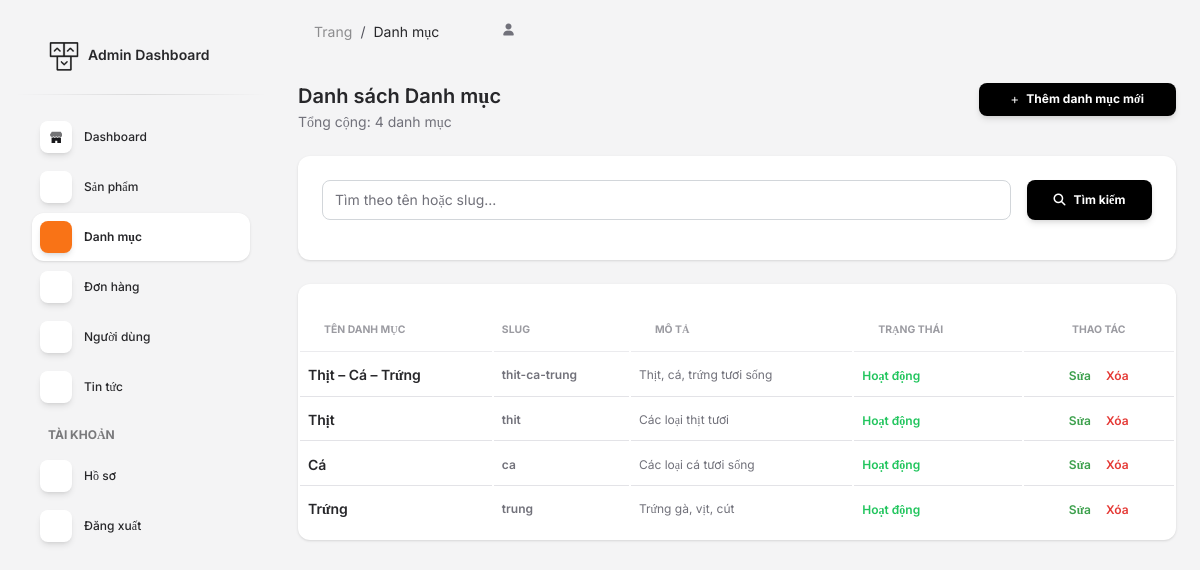
Screenshot of /admin/categories.php (signed in) with the database file from the repository.
### tables this page shows
CREATE TABLE `categories` (
  `id` int(11) NOT NULL AUTO_INCREMENT,
  `parent_id` int(11) DEFAULT NULL COMMENT 'ID danh mục cha (NULL nếu là danh mục cha)',
  `name` varchar(150) NOT NULL,
  `slug` varchar(150) NOT NULL,
  `description` text DEFAULT NULL,
  `image` varchar(255) DEFAULT NULL COMMENT 'Ảnh danh mục',
  `status` enum('active','inactive') NOT NULL DEFAULT 'active',
  `created_at` timestamp NOT NULL DEFAULT CURRENT_TIMESTAMP,
  `updated_at` timestamp NOT NULL DEFAULT CURRENT_TIMESTAMP ON UPDATE CURRENT_TIMESTAMP,
  PRIMARY KEY (`id`),
  UNIQUE KEY `slug` (`slug`),
  UNIQUE KEY `name` (`name`),
  KEY `parent_id` (`parent_id`),
  KEY `status` (`status`)
);

### admin/categories.php (the view, shortened to what this page needs)
<?php
$search = isset($_GET['search']) ? trim($_GET['search']) : '';
$page   = isset($_GET['page']) ? (int)$_GET['page'] : 1;
$perPage = 10;
$offset  = ($page - 1) * $perPage;
$conn = connectDB();
$where = '';
$params = [];
$types  = '';
$countSql = "SELECT COUNT(*) AS total FROM categories $where";
$countStmt = $conn->prepare($countSql);
$countStmt->execute();
$totalCategories = $countStmt->get_result()->fetch_assoc()['total'] ?? 0;
$sql = "SELECT * FROM categories $where ORDER BY created_at DESC LIMIT ? OFFSET ?";
$stmt = $conn->prepare($sql);
if ($params) {
    $stmt->bind_param($types . 'ii', ...array_merge($params, [$perPage, $offset]));
} else {
    $stmt->bind_param('ii', $perPage, $offset);
}
$stmt->execute();
$result = $stmt->get_result();
$categories = [];
while ($row = $result->fetch_assoc()) {
    $categories[] = $row;
}
?>
<!DOCTYPE html>
<html lang="vi">
<head>
  <link href="../assets/css/nucleo-icons.css" rel="stylesheet" />
  <link href="../assets/css/nucleo-svg.css" rel="stylesheet" />
  <link id="pagestyle" href="../assets/css/soft-ui-dashboard.css?v=1.1.0" rel="stylesheet" />
</head>
<body class="g-sidenav-show bg-gray-100">
  <aside class="sidenav navbar navbar-vertical navbar-expand-xs border-0 border-radius-xl my-3 fixed-start ms-3" id="sidenav-main">
    <div class="sidenav-header">
      <a class="navbar-brand m-0" href="index.php">
        <img src="../assets/img/logo-ct-dark.png" class="navbar-brand-img h-100" alt="main_logo">
        <span class="ms-1 font-weight-bold">Admin Dashboard</span>
      </a>
    </div>
    <hr class="horizontal dark mt-0">
    <div class="collapse navbar-collapse w-auto" id="sidenav-collapse-main">
      <ul class="navbar-nav">
        <li class="nav-item">
          <a class="nav-link" href="index.php">
            <div class="icon icon-shape icon-sm shadow border-radius-md bg-white text-center me-2 d-flex align-items-center justify-content-center">
            </div>
            <span class="nav-link-text ms-1">Dashboard</span>
          </a>
        </li>
        <li class="nav-item">
          <a class="nav-link" href="products.php">
            <div class="icon icon-shape icon-sm shadow border-radius-md bg-white text-center me-2 d-flex align-items-center justify-content-center">
              <i class="ni ni-box-2 text-dark text-sm opacity-10"></i>
            </div>
            <span class="nav-link-text ms-1">Sản phẩm</span>
          </a>
        </li>
        <li class="nav-item">
          <a class="nav-link active" href="categories.php">
            <div class="icon icon-shape icon-sm shadow border-radius-md bg-white text-center me-2 d-flex align-items-center justify-content-center">
              <i class="ni ni-tag text-dark text-sm opacity-10"></i>
            </div>
            <span class="nav-link-text ms-1">Danh mục</span>
          </a>
        </li>
        <li class="nav-item">
          <a class="nav-link" href="orders.php">
            <div class="icon icon-shape icon-sm shadow border-radius-md bg-white text-center me-2 d-flex align-items-center justify-content-center">
              <i class="ni ni-cart text-dark text-sm opacity-10"></i>
            </div>
            <span class="nav-link-text ms-1">Đơn hàng</span>
          </a>
        </li>
        <li class="nav-item">
          <a class="nav-link" href="users.php">
            <div class="icon icon-shape icon-sm shadow border-radius-md bg-white text-center me-2 d-flex align-items-center justify-content-center">
              <i class="ni ni-circle-08 text-dark text-sm opacity-10"></i>
            </div>
            <span class="nav-link-text ms-1">Người dùng</span>
          </a>
        </li>
        <li class="nav-item">
          <a class="nav-link" href="news.php">
            <div class="icon icon-shape icon-sm shadow border-radius-md bg-white text-center me-2 d-flex align-items-center justify-content-center">
              <i class="ni ni-paper-diploma text-dark text-sm opacity-10"></i>
            </div>
            <span class="nav-link-text ms-1">Tin tức</span>
          </a>
        </li>
        <li class="nav-item mt-3">
          <h6 class="ps-4 ms-2 text-uppercase text-xs font-weight-bolder opacity-6">Tài khoản</h6>
        </li>
        <li class="nav-item">
          <a class="nav-link" href="profile.php">
            <div class="icon icon-shape icon-sm shadow border-radius-md bg-white text-center me-2 d-flex align-items-center justify-content-center">
              <i class="ni ni-single-02 text-dark text-sm opacity-10"></i>
            </div>
            <span class="nav-link-text ms-1">Hồ sơ</span>
          </a>
        </li>
        <li class="nav-item">
          <a class="nav-link" href="logout.php">
            <div class="icon icon-shape icon-sm shadow border-radius-md bg-white text-center me-2 d-flex align-items-center justify-content-center">
              <i class="ni ni-button-power text-dark text-sm opacity-10"></i>
            </div>
            <span class="nav-link-text ms-1">Đăng xuất</span>
          </a>
        </li>
      </ul>
    </div>
  </aside>
  <main class="main-content position-relative max-height-vh-100 h-100 border-radius-lg">
    <nav class="navbar navbar-main navbar-expand-lg px-0 mx-4 shadow-none border-radius-xl" id="navbarBlur" navbar-scroll="true">
      <div class="container-fluid py-1 px-3">
        <nav aria-label="breadcrumb">
          <ol class="breadcrumb bg-transparent mb-0 pb-0 pt-1 px-0 me-sm-6 me-5">
            <li class="breadcrumb-item text-sm"><a class="opacity-5 text-dark" href="index.php">Trang</a></li>
            <li class="breadcrumb-item text-sm text-dark active" aria-current="page">Danh mục</li>
          </ol>
        </nav>
        <div class="collapse navbar-collapse mt-sm-0 mt-2 me-md-0 me-sm-4" id="navbar">
          <ul class="navbar-nav justify-content-end">
            <li class="nav-item d-flex align-items-center">
              <a href="javascript:;" class="nav-link text-body font-weight-bold px-0">
                <i class="fa fa-user me-sm-1"></i>
              </a>
            </li>
          </ul>
        </div>
      </div>
    </nav>
    <div class="container-fluid py-4">
      <div class="row mb-4">
        <div class="col-lg-6 col-md-6 col-12">
          <h5 class="mb-0">Danh sách Danh mục</h5>
          <p class="text-sm text-muted mb-0">Tổng cộng: <?= number_format($totalCategories) ?> danh mục</p>
        </div>
        <div class="col-lg-6 col-md-6 col-12 text-end">
          <a href="category_add.php" class="btn btn-sm mb-0" style="background-color:#000;border-color:#000;color:#fff;">
            <i class="fas fa-plus me-2"></i>Thêm danh mục mới
          </a>
        </div>
      </div>
      <div class="row mb-4">
        <div class="col-12">
          <div class="card">
            <div class="card-body">
              <form method="GET" action="categories.php" class="row g-3">
                <div class="col-md-10">
                  <input type="text" name="search" class="form-control" placeholder="Tìm theo tên hoặc slug..." value="<?= htmlspecialchars($search) ?>">
                </div>
                <div class="col-md-2">
                  <button type="submit" class="btn w-100" style="background-color:#000;border-color:#000;color:#fff;">
                    <i class="fas fa-search me-2"></i>Tìm kiếm
                  </button>
                </div>
              </form>
            </div>
          </div>
        </div>
      </div>
      <div class="row">
        <div class="col-12">
          <div class="card">
            <div class="card-body px-0 pb-2">
              <div class="table-responsive">
                <table class="table align-items-center mb-0">
                  <thead>
                    <tr>
                      <th class="text-uppercase text-secondary text-xxs font-weight-bolder opacity-7">Tên danh mục</th>
                      <th class="text-uppercase text-secondary text-xxs font-weight-bolder opacity-7 ps-2">Slug</th>
                      <th class="text-uppercase text-secondary text-xxs font-weight-bolder opacity-7">Mô tả</th>
                      <th class="text-uppercase text-secondary text-xxs font-weight-bolder opacity-7">Trạng thái</th>
                      <th class="text-center text-uppercase text-secondary text-xxs font-weight-bolder opacity-7">Thao tác</th>
                    </tr>
                  </thead>
                  <tbody>
                    <?php if (empty($categories)): ?>
                    <tr>
                      <td colspan="5" class="text-center py-4">
                        <p class="text-muted mb-0">Chưa có danh mục nào</p>
                      </td>
                    </tr>
                    <?php else: ?>
                    <?php foreach ($categories as $cat): ?>
                    <tr>
                      <td>
                        <h6 class="mb-0 text-sm"><?= htmlspecialchars($cat['name']) ?></h6>
                      </td>
                      <td>
                        <p class="text-xs font-weight-bold mb-0"><?= htmlspecialchars($cat['slug']) ?></p>
                      </td>
                      <td>
                        <p class="text-xs mb-0 text-secondary">
                          <?= htmlspecialchars(mb_substr($cat['description'] ?? '', 0, 60)) ?><?= strlen($cat['description'] ?? '') > 60 ? '...' : '' ?>
                        </p>
                      </td>
                      <td class="align-middle">
                        <span class="text-xs font-weight-bold <?= $cat['status'] === 'active' ? 'text-success' : 'text-secondary' ?>">
                          <?= $cat['status'] === 'active' ? 'Hoạt động' : 'Ngừng dùng' ?>
                        </span>
                      </td>
                      <td class="align-middle text-center">
                        <a href="category_edit.php?id=<?= $cat['id'] ?>"
                           class="text-xs font-weight-bold"
                           style="color:#3da04d; text-decoration:none; margin-right:12px;">
                          Sửa
                        </a>
                        <a href="category_delete.php?id=<?= $cat['id'] ?>"
                           class="text-xs font-weight-bold"
                           style="color:#e53935; text-decoration:none;"
                           onclick="return confirm('Xóa danh mục này? Các sản phẩm đang dùng danh mục này sẽ không bị xóa.')">
                          Xóa
                        </a>
                      </td>
                    </tr>
                    <?php endforeach; ?>
                    <?php endif; ?>
                  </tbody>
                </table>
              </div>
            </div>
          </div>
        </div>
      </div>
    </div>
  </main>
</body>
</html>

### assets/css/nucleo-svg.css (style rules this page uses)
.icon { display: inline-block; color: #111111; height: 1em; width: 1em; }
.icon-sm { height: 0.8em; width: 0.8em; }
.icon { fill: currentColor; stroke: none; }

### rows the page displays
categories: name "Thịt – Cá – Trứng", slug "thit-ca-trung", description "Thịt, cá, trứng tươi sống", status "Hoạt động"
categories: name "Thịt", slug "thit", description "Các loại thịt tươi", status "Hoạt động"
categories: name "Cá", slug "ca", description "Các loại cá tươi sống", status "Hoạt động"
categories: name "Trứng", slug "trung", description "Trứng gà, vịt, cút", status "Hoạt động"

### other values shown
$totalCategories "4"
